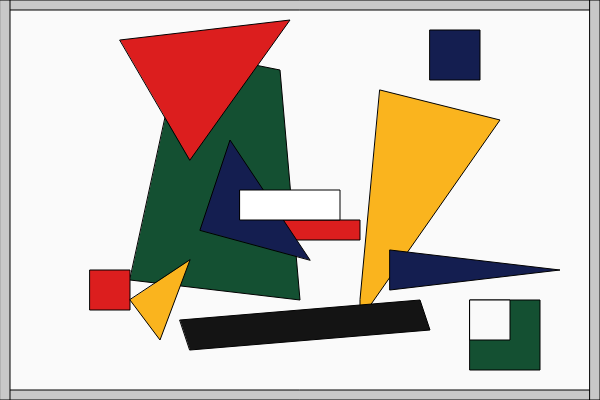
Frame 1 (no input)
Frame 60 (no input): identical to frame 1, image omitted
Frame 120 (the mouse pressed at the canvas centre since frame 60): identical to frame 1, image omitted

The p5.js sketch that drew this single still picture (run headless with seeded random() and noise() and a simulated clock; from frame 60 on, the mouse is pressed at the canvas centre):

// p5.js sketch
// ── sketch.js
function setup() {
  createCanvas(600, 400);
}

function draw() {
  background(250);  
  
  fill(200);
  rect(0, 0, 600, 10);
  rect(0, 400-10, 600, 10);
  rect(0, 0, 10, 400);
  rect(600-10, 0, 10, 400);

  fill(20, 80, 50);
  quad(
    180, 50,
    280, 70,
    300, 300,
    130, 280
  );

  fill(220, 30, 30);
  triangle(120, 40, 290, 20, 190, 160);

  fill(250, 180, 30);
  quad(380, 90, 
      500, 120, 
      360, 320, 
      360, 300);

  fill(220, 30, 30);
  rect(260, 220, 100, 20);

  fill(20);
  quad(
    180, 320,
    420, 300,
    430, 330,
    190, 350
  );

  fill(220, 30, 30);
  rect(90, 270, 40, 40);

  fill(250, 180, 30);
  triangle(130, 300, 160, 340, 190, 260);

  fill(20, 80, 50);
  rect(470, 300, 70, 70);
  fill(250);
  rect(470, 300, 40, 40);

  fill(20, 30, 80);
  triangle(390, 250, 560, 270, 390, 290);
  triangle(200, 230, 230, 140, 310, 260);

  fill(255);
  rect(240, 190, 100, 30);

  fill(20, 30, 80);
  rect(430, 30, 50, 50);
}
